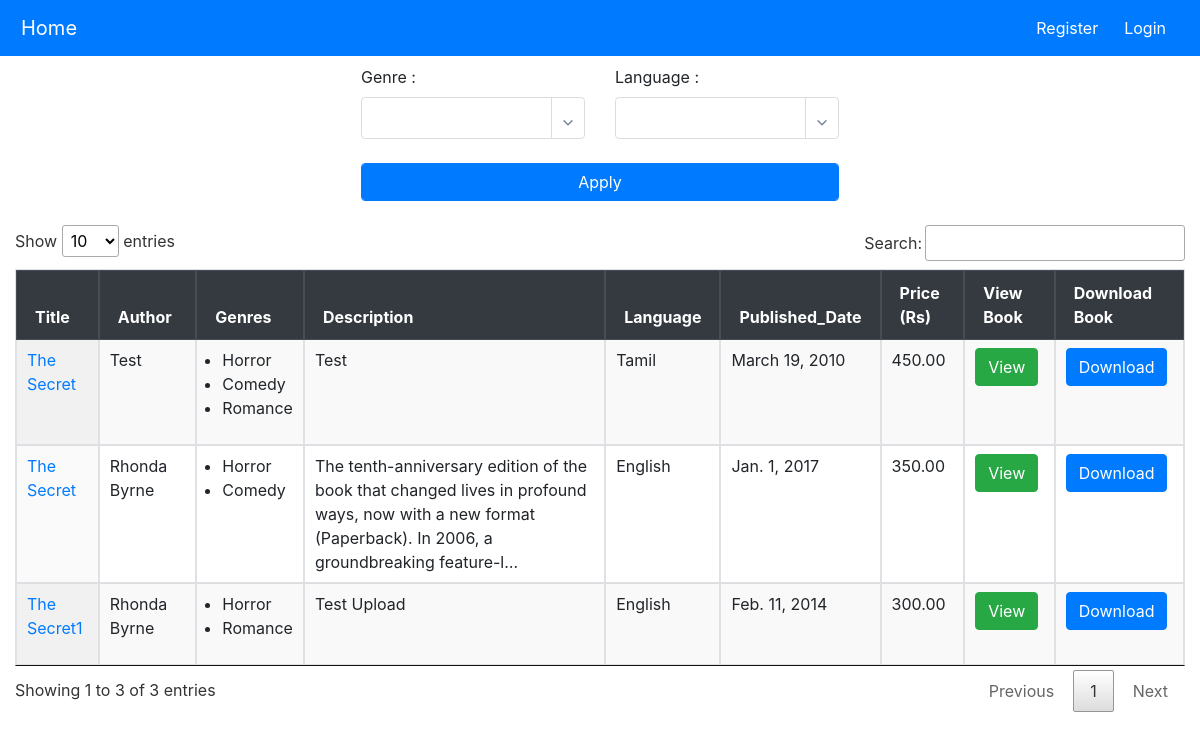
Before: / with the older database file.
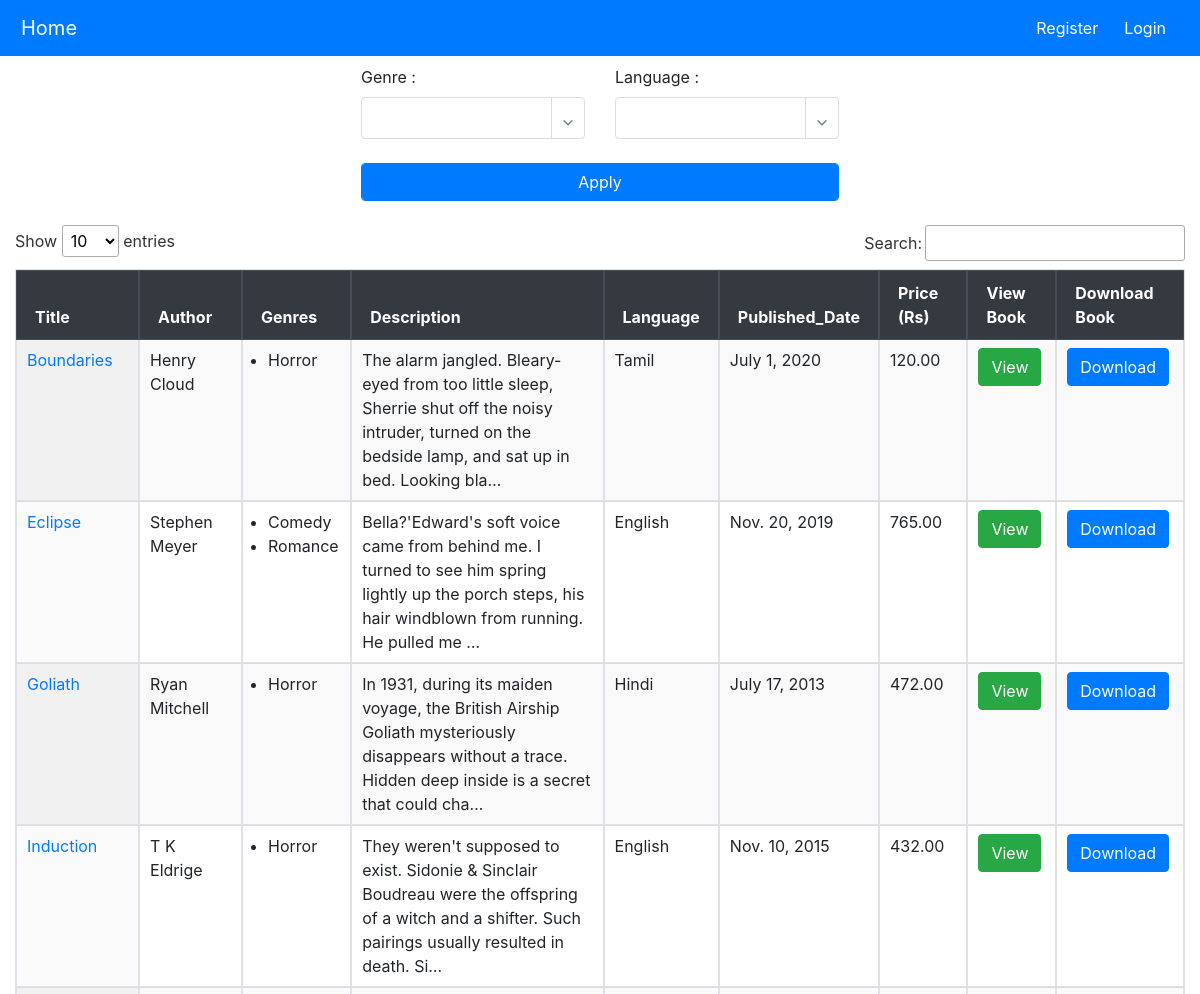
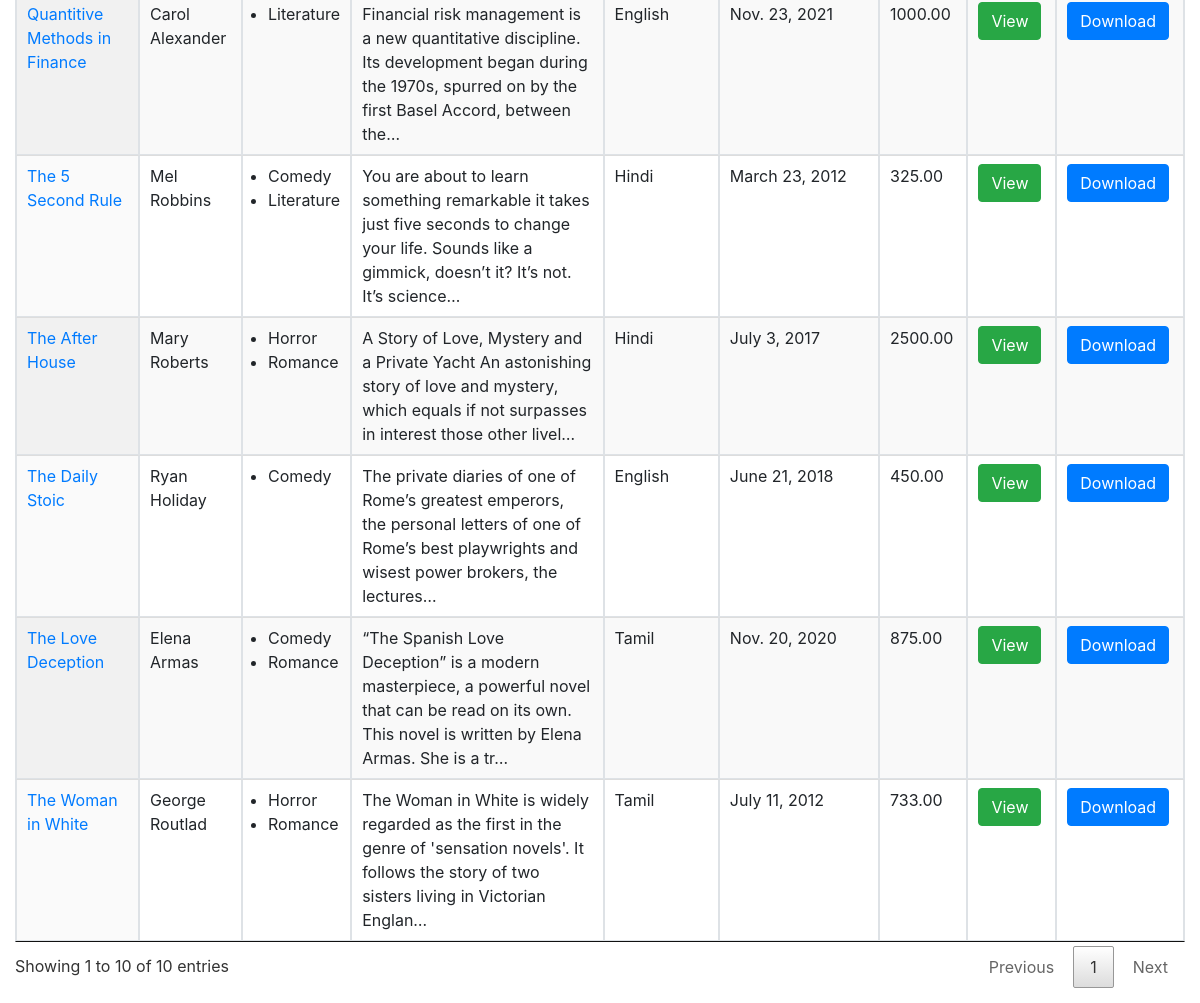
After: the same page with the newer database file (2 pictures, top to bottom).
### books/models.py (models this page shows, shortened)
class Book(models.Model):
    title = models.CharField(max_length=255)
    author = models.CharField(max_length=255)
    genres = models.ManyToManyField(Genre)
    language = models.ForeignKey(Language, on_delete=models.SET_NULL, null=True)
    publication_date = models.DateField()
    slug = models.SlugField(unique=True, max_length=255, null=True, blank=True)
    cover_page = models.ImageField(upload_to='cover_page', null=True, blank=True)
    pdf = models.FileField(upload_to='books')
    price = models.DecimalField(max_digits=6, decimal_places=2)
    description = models.TextField()
    uploaded_by = models.ForeignKey(User, on_delete=models.CASCADE)
    created_at = models.DateTimeField(auto_now_add=True)
    updated_at=models.DateTimeField(auto_now=True)

class Genre(models.Model):
    name = models.CharField(max_length=255)

class Language(models.Model):
    name = models.CharField(max_length=255)
    def __str__(self):
        return self.name

### books/views.py (the view)
# urls.py: 2. Add a URL to urlpatterns:  path('', views.home, name='home')
def home(request):
    genre_ids = request.GET.getlist('genres')
    language_ids = request.GET.getlist('languages')
    books = Book.objects.filter()
    if genre_ids:
        books = books.filter(genres__id__in=genre_ids)
    if language_ids:
        books = books.filter(language__id__in=language_ids)
    books = books.distinct().order_by("-created_at")
    context = {
        'books': books,
        'genres':Genre.objects.all(),
        'selected_genres':[int(i) for i in genre_ids],
        'languages':Language.objects.all(),
        'selected_languages':[int(i) for i in language_ids],
        'edit':False
    }
    return render(request, 'books/books_list.html', context)

### templates/books/books_list.html (shortened to what this page needs)
{% extends 'base.html' %}
{% load static %}
{% block content %}
 <link
      rel="stylesheet"
      href="{%static 'css/multi-select-tag.css'%}"
      type="text/css"
      media="screen"
    />
<div class="book-list-container">
     <div class="form-container">
    <form method="GET" >
        <div class="row">
            <div class="col md-6">
                <label>Genre : </label>
                <br>
</div>
<div class="col md-6">
    <label>Language : </label>
    <br>
    </div>
    </div>
    <br>
    <input type="submit" value="Apply" class="form-control btn btn-primary">
  </form>
</div>
<br>
  {% if books %}
    <div class="table-responsive">
        <table class="table table-bordered table-hover display" id="book-table" style="width:100%">
            <thead class="thead-dark">
                <tr>
                    <th>
                        Title
                    </th>
                    <th>
                        Author
                    </th>
                    <th>
                       Genres
                    </th>
                    <th>
                        Description
                     </th>
                     <th>
                        Language
                     </th>
                    <th>
                        Published_Date
                    </th>
                    <th>
                        Price (Rs)
                    </th>
                    <th>
                        View Book
                    </th>
                    <th>
                        Download Book
                    </th>
                </tr>
            </thead>
            <tbody>
                {% for book in books %}
                <tr>
                    <td><a href="{% url 'book_detail' book.slug %}">{{ book.title }}</a></td>
                    <td>{{ book.author }}</td>
                    <td><ul>
                        {% for genre in book.genres.all %}
                            <li>{{ genre.name }}</li>
                        {% endfor %}
                        </ul></td>
                    <td>
                        {{ book.description|truncatechars:150 }}
                        </td>
                    <td>
                        {{book.language}}
                        </td>
                    <td>
                        {{book.publication_date}}
                    </td>
                    <td>
                        {{book.price}}
                    </td>
                    <td>
                        <a class="btn btn-success" href="{{book.pdf.url}}" target="_blank">View</a>
                    </td>
                    <td>
                        <a class="btn btn-primary" href="{{book.pdf.url}}" download>Download</a>
                    </td>
                </tr>
                {% endfor %}
            </tbody>
        </table>
    </div>
    {% else %}
    <p>No Books found.</p>
    {% endif %}
  {% endblock %}

### templates/base.html (shortened to what this page needs)
<!DOCTYPE html>
<html>
<head>
    {% load static %}
    <link
      rel="stylesheet"
      href="{%static 'css/style.css'%}"
      type="text/css"
      media="screen"
    />
    <link
      rel="stylesheet"
      href="{%static 'css/bootstrap.min.css'%}"
      type="text/css"
      media="screen"
    />
    <link
      rel="stylesheet"
      href="{%static 'css/datatable.min.css'%}"
      type="text/css"
      media="screen"
    />
</head>
<body>
  <nav class="navbar navbar-expand-lg navbar-dark bg-primary fixed-top">
    <a class="navbar-brand" href="{% url 'home' %}">Home</a>
    <div class="collapse navbar-collapse" id="navbarNav">
      <ul class="navbar-nav ml-auto">
        {% if user.is_authenticated %}
        <li class="nav-item dropdown">
          <a class="nav-link dropdown-toggle"  style="color:#fff;" href="#" id="profileDropdown" role="button" data-toggle="dropdown" aria-haspopup="true" aria-expanded="false">
            User
          </a>
          <div class="dropdown-menu" style="background-color:#007bff;" aria-labelledby="profileDropdown">
             <a class="dropdown-item" style="color:#fff;" href="{% url 'profile' %}">Profile</a>
            {% comment %}<a class="dropdown-item" style="color:#000;" href="{% url 'dashboard' %}">Dashboard</a>
            <a class="dropdown-item" style="color:#000;" href="{% url 'liked_codes' %}">Liked Codes</a>
            <a class="dropdown-item" style="color:#000;" href="{% url 'starred_codes' %}">Starred Codes</a>{% endcomment %}
            <a class="dropdown-item" style="color:#fff;" href="{% url 'logout' %}">Logout</a>
          </div>
        </li>
          <li class="nav-item">
            <a class="nav-link" style="color:#fff;" href="{% url 'add_book' %}">Upload Book</a>
          </li>
           <li class="nav-item">
            <a class="nav-link" style="color:#fff;" href="{% url 'my_books' %}">My Books</a>
          </li>
        {% else %}
          <li class="nav-item">
            <a class="nav-link" style="color:#fff;" href="{% url 'register' %}">Register</a>
          </li>
          <li class="nav-item">
            <a class="nav-link" style="color:#fff;" href="{% url 'login' %}">Login</a>
          </li>
        {% endif %}
      </ul>
    </div>
  </nav>
    {% block content %}{% endblock %}
</body>
</html>

### static/css/style.css (style rules this page uses)
.row:after { content: ""; display: table; clear: both; }
tbody tr ul { padding-left: 15px; }
.book-list-container { margin-top: 50px; padding: 15px; }
.navbar { background-color: #333; padding: 10px; display: flex; justify-content: space-between; align-items: center; }
.navbar ul { list-style-type: none; display: flex; align-items: center; margin: 0; padding: 0; }
.navbar li { margin-right: 10px; }
.navbar a { text-decoration: none; padding: 5px; }
body { font-family: Arial, sans-serif; background-size: cover; background-position: center center; background-repeat: no-repeat; background-attachment: fixed; }
.form-container { display: flex; justify-content: center; align-items: center; }

Changed rows visible on the page:
removed Book: title "The Secret", author "Test", description "Test", language "Tamil", publication_date "March 19, 2010", price "450.00", Genre (name "Horror"), Genre (name "Comedy"), Genre (name "Romance")
removed Book: title "The Secret1", author "Rhonda Byrne", description "Test Upload", language "English", publication_date "Feb. 11, 2014", price "300.00", Genre (name "Horror"), Genre (name "Romance")
removed Book: title "The Secret", author "Rhonda Byrne", description "The tenth-anniversary edition of the book that changed lives in profound ways, now with a new format (Paperback). In 2006, a groundbreaking feature-l…", language "English", publication_date "Jan. 1, 2017", price "350.00", Genre (name "Horror"), Genre (name "Comedy")
added Book: title "The Love Deception", author "Elena Armas", description "“The Spanish Love Deception” is a modern masterpiece, a powerful novel that can be read on its own. This novel is written by Elena Armas. She is a tr…", language "Tamil", publication_date "Nov. 20, 2020", price "875.00", Genre (name "Comedy"), Genre (name "Romance")
added Book: title "Induction", author "T K Eldrige", description "They weren't supposed to exist. Sidonie & Sinclair Boudreau were the offspring of a witch and a shifter. Such pairings usually resulted in death. Si…", language "English", publication_date "Nov. 10, 2015", price "432.00", Genre (name "Horror")
added Book: title "Goliath", author "Ryan Mitchell", description "In 1931, during its maiden voyage, the British Airship Goliath mysteriously disappears without a trace. Hidden deep inside is a secret that could cha…", language "Hindi", publication_date "July 17, 2013", price "472.00", Genre (name "Horror")
added Book: title "The Woman in White", author "George Routlad", description "The Woman in White is widely regarded as the first in the genre of 'sensation novels'. It follows the story of two sisters living in Victorian Englan…", language "Tamil", publication_date "July 11, 2012", price "733.00", Genre (name "Horror"), Genre (name "Romance")
added Book: title "Eclipse", author "Stephen Meyer", description "Bella?'Edward's soft voice came from behind me. I turned to see him spring lightly up the porch steps, his hair windblown from running. He pulled me …", language "English", publication_date "Nov. 20, 2019", price "765.00", Genre (name "Comedy"), Genre (name "Romance")
added Book: title "The After House", author "Mary Roberts", description "A Story of Love, Mystery and a Private Yacht An astonishing story of love and mystery, which equals if not surpasses in interest those other livel…", language "Hindi", publication_date "July 3, 2017", price "2500.00", Genre (name "Horror"), Genre (name "Romance")
added Book: title "Boundaries", author "Henry Cloud", description "The alarm jangled. Bleary-eyed from too little sleep, Sherrie shut off the noisy intruder, turned on the bedside lamp, and sat up in bed. Looking bla…", language "Tamil", publication_date "July 1, 2020", price "120.00", Genre (name "Horror")
added Book: title "The 5 Second Rule", author "Mel Robbins", description "You are about to learn something remarkable it takes just five seconds to change your life. Sounds like a gimmick, doesn’t it? It’s not. It’s science…", language "Hindi", publication_date "March 23, 2012", price "325.00", Genre (name "Comedy")
added Genre: name "Literature"
added Book: title "Quantitive Methods in Finance", author "Carol Alexander", description "Financial risk management is a new quantitative discipline. Its development began during the 1970s, spurred on by the first Basel Accord, between the…", language "English", publication_date "Nov. 23, 2021", price "1000.00"
added Book: title "The Daily Stoic", author "Ryan Holiday", description "The private diaries of one of Rome’s greatest emperors, the personal letters of one of Rome’s best playwrights and wisest power brokers, the lectures…", language "English", publication_date "June 21, 2018", price "450.00", Genre (name "Comedy")
Other visible differences:
text written by a page script: "Show entries Search: Showing 1 to 3 of 3 entries Previous 1 Next" → "Show entries Search: Showing 1 to 10 of 10 entries Previous 1 Next"
